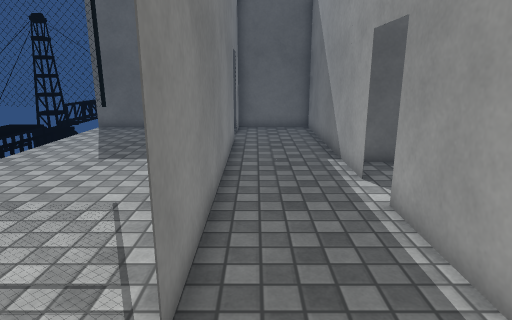
[1] (above)

16 first-person views from a walk through a scene from a Unity 3-D project. The camera is 1.4 m above the floor, tilts 14° down and sees 75° across. The floor is counted in squares, 0.5 m on a side. Each view is taken from the middle of a square. On the plan, view 1 faces up. The plan holds only what a view shows up to about 20 squares ahead; the rest is blank. The place goes on beyond the plan. The player is left out. Some animated figures are left out. Door leaves are left out, so doorways stand open. Some surface patterns are stand-ins.

[2]
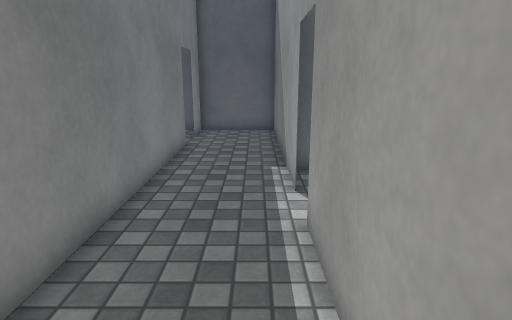

[3]
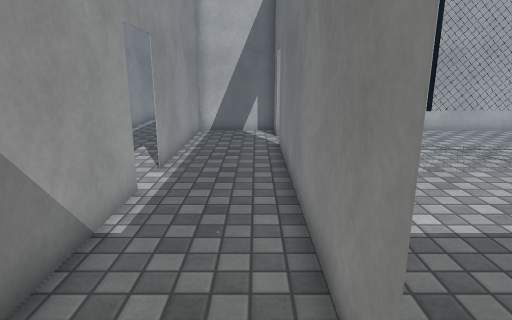

[4]
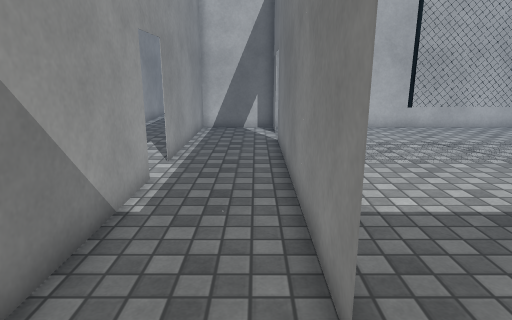

[5]
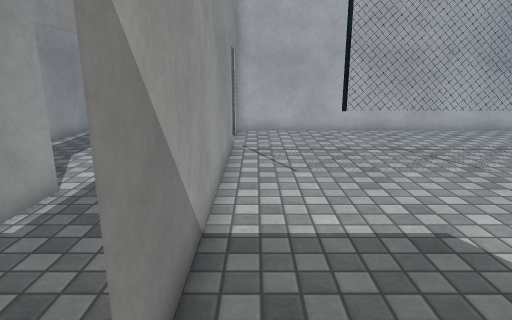

[6]
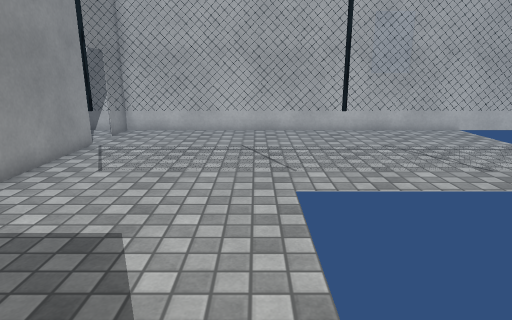

[7]
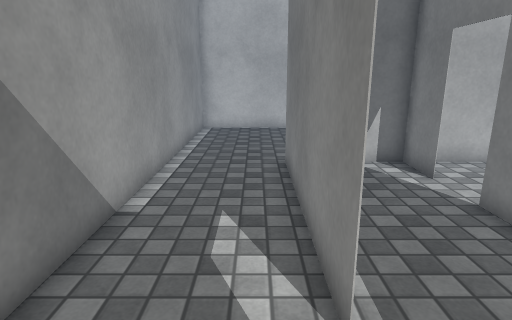

[8]
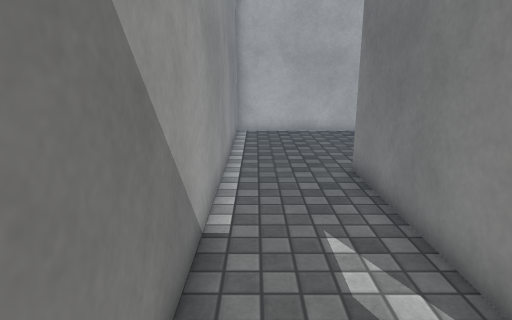

[9]
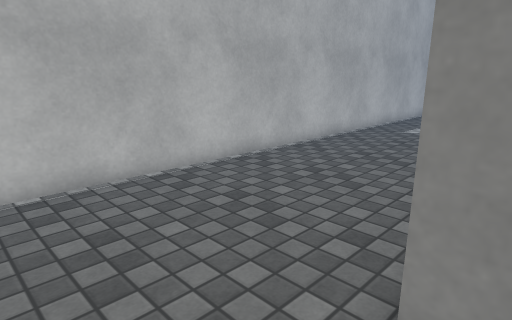

[10]
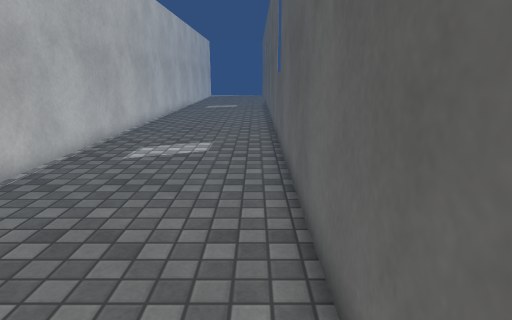

[11]
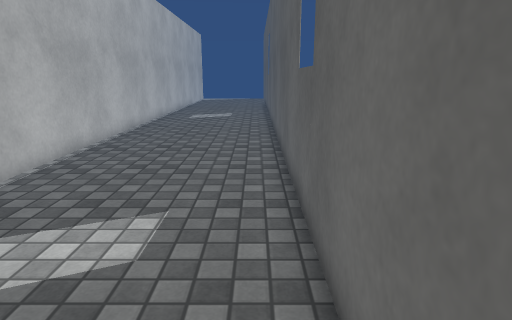

[12]
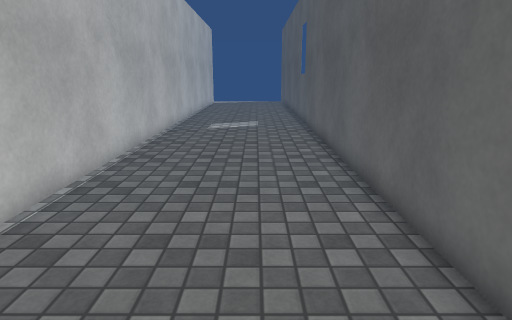

[13]
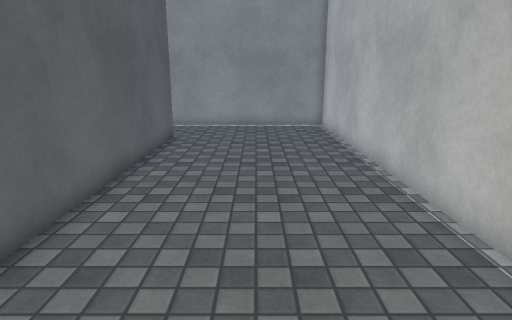

[14]
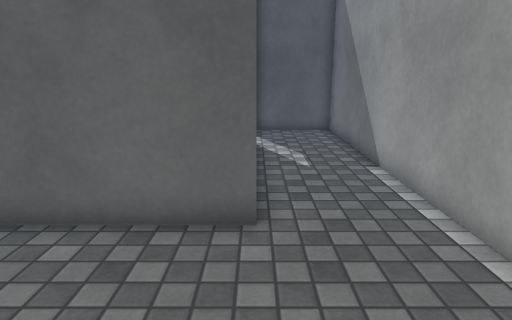

[15]
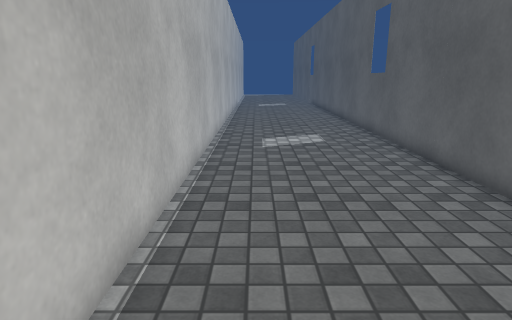

[16]
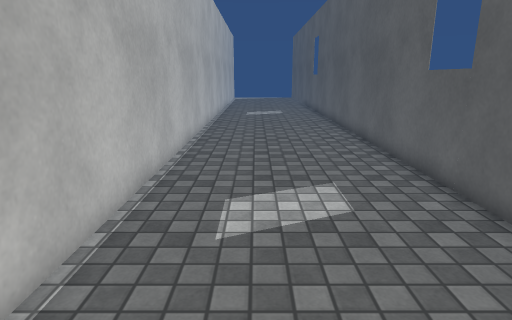

### Floor plan
Points are (right, up) in squares from view 1. A wall is a line through its corners. A room is listed if a view was taken in it or the views show most of it. See-through windows are left out.
Room 1 (views 1, 2, 3, 4)
walls: (3, 8.9) (3, 19) (-1.9, 19); (-1, 15.1) (-1, 2.9); (-1, 1.1) (-1, -1) (3, -1) (3, 7.1); (-1, 19) (-1, 16.9)
ways out: open door at (-1, 2) to room 2; open door at (-1, 16) to room 2; open door at (3, 8) to room 3
Room 2 (views 5, 6)
walls: (-1, 3) (-1, 15.1); (-6.4, 19) (-8.5, 19); (-21.9, -1) (-1, -1) (-1, 1.1)
ways out: open door at (-1, 2) to room 1; open door at (-1, 16) to room 1; opening at (-8, 18)
objects: fence (-14, 9) to (-11, 9); fence (-10, 9) to (-4, 9)
Room 3 (views 7, 8, 9, 10, 11, 12, 13, 14, 15, 16)
walls: (3, 7.1) (3, -1) (-28.5, -1); (-28.5, -9) (7, -9) (7, 11) (3, 11)
ways out: open door at (3, 8) to room 1

Positions as (right, up) in squares from view 1, and headings:
1: (0, 0), facing up
2: (2, 1), facing up
3: (0, 17), facing down
4: (0, 18), facing down
5: (-2, 17), facing down
6: (-8, 17), facing down
7: (4, 10), facing down
8: (6, 9), facing down
9: (6, 0), facing down-left
10: (0, -2), facing left
11: (-8, -2), facing left
12: (-13, -4), facing left
13: (-13, -5), facing right
14: (3, -7), facing up
15: (2, -7), facing left
16: (-6, -6), facing left
